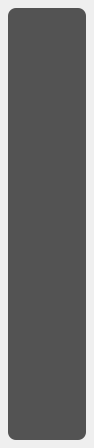
<?xml version="1.0" encoding="UTF-8"?>
<ui version="4.0">
 <class>OPainterToolBox</class>
 <widget class="QWidget" name="OPainterToolBox">
  <property name="geometry">
   <rect>
    <x>0</x>
    <y>0</y>
    <width>94</width>
    <height>448</height>
   </rect>
  </property>
  <property name="sizePolicy">
   <sizepolicy hsizetype="Preferred" vsizetype="Preferred">
    <horstretch>0</horstretch>
    <verstretch>0</verstretch>
   </sizepolicy>
  </property>
  <property name="windowTitle">
   <string>Form</string>
  </property>
  <property name="autoFillBackground">
   <bool>false</bool>
  </property>
  <property name="styleSheet">
   <string notr="true">QToolButton {
	background-color: transparent;
	background-image:url(:/res/icon/toolbox/toolbox_move.png) ;
	background-repeat: no-repeat;
	background-position: center;
	border-radius: 4px;

}

QToolButton:hover, QToolButton:!hover:checked {
	background-color: #28292c;
	border:1px solid #7d7d7d;
}

QToolButton#toolbox_move {
	background-image:url(:/res/icon/toolbox/toolbox_move.png) ;
}

QToolButton#toolbox_pen {
	background-image:url(:/res/icon/toolbox/toolbox_pen.png) ;
}

QToolButton#toolbox_text {
	background-image:url(:/res/icon/toolbox/toolbox_text.png) ;
}

QToolButton#toolbox_delete {
	background-image:url(:/res/icon/toolbox/toolbox_delete.png) ;
}

QToolButton#toolbox_cutter {
	background-image:url(:/res/icon/toolbox/toolbox_cutter.png) ;
}

QToolButton#toolbox_cloud {
	background-image:url(:/res/icon/toolbox/toolbox_cloud.png) ;
}

QToolButton#toolbox_team {
	background-image:url(:/res/icon/toolbox/toolbox_team.png) ;
}

QFrame#barPanel {
	background: #424242 ;
}

QFrame#barPanel QToolButton#toolbox_pull {
	background-image:url(:/res/icon/toolbox/toolbox_pull.png) ;
}

QFrame#barPanel QToolButton#toolbox_pull:hover, QFrame#barPanel QToolButton#toolbox_pull:checked {
	border:none;
	background-color:none;
}</string>
  </property>
  <layout class="QGridLayout" name="gridLayout_2">
   <property name="leftMargin">
    <number>8</number>
   </property>
   <property name="topMargin">
    <number>8</number>
   </property>
   <property name="rightMargin">
    <number>8</number>
   </property>
   <property name="bottomMargin">
    <number>8</number>
   </property>
   <property name="spacing">
    <number>0</number>
   </property>
   <item row="0" column="0">
    <widget class="QWidget" name="tool_panel" native="true">
     <property name="enabled">
      <bool>true</bool>
     </property>
     <property name="sizePolicy">
      <sizepolicy hsizetype="Preferred" vsizetype="Preferred">
       <horstretch>0</horstretch>
       <verstretch>0</verstretch>
      </sizepolicy>
     </property>
     <property name="autoFillBackground">
      <bool>false</bool>
     </property>
     <property name="styleSheet">
      <string notr="true">background-color: #535353;border-radius: 8px</string>
     </property>
     <layout class="QGridLayout" name="gridLayout_4">
      <property name="leftMargin">
       <number>0</number>
      </property>
      <property name="topMargin">
       <number>0</number>
      </property>
      <property name="rightMargin">
       <number>0</number>
      </property>
      <property name="bottomMargin">
       <number>0</number>
      </property>
      <property name="horizontalSpacing">
       <number>0</number>
      </property>
      <item row="0" column="0">
       <widget class="QWidget" name="bar_widget" native="true">
        <property name="minimumSize">
         <size>
          <width>0</width>
          <height>28</height>
         </size>
        </property>
        <property name="maximumSize">
         <size>
          <width>16777215</width>
          <height>28</height>
         </size>
        </property>
        <property name="autoFillBackground">
         <bool>false</bool>
        </property>
        <property name="styleSheet">
         <string notr="true">

	background-color: transparent;
	background-image:url(:/res/icon/toolbox/toolbox_pull.png);
	background-repeat: no-repeat;
	background-position: center;
	border-radius: 4px;</string>
        </property>
       </widget>
      </item>
      <item row="1" column="0">
       <widget class="QWidget" name="tool_widget" native="true">
        <property name="sizePolicy">
         <sizepolicy hsizetype="Fixed" vsizetype="Fixed">
          <horstretch>0</horstretch>
          <verstretch>0</verstretch>
         </sizepolicy>
        </property>
        <property name="layoutDirection">
         <enum>Qt::LeftToRight</enum>
        </property>
        <property name="autoFillBackground">
         <bool>false</bool>
        </property>
        <property name="styleSheet">
         <string notr="true">QToolButton {
	background-color: transparent;
	background-image:url(:/res/icon/toolbox/toolbox_move.png) ;
	background-repeat: no-repeat;
	background-position: center;
	border-radius: 4px;
}

QToolButton#toolbox_move {
	background-image:url(:/res/icon/toolbox/toolbox_move.png) ;
}

QToolButton#toolbox_pen {
	background-image:url(:/res/icon/toolbox/toolbox_pen.png) ;
}

QToolButton#toolbox_text {
	background-image:url(:/res/icon/toolbox/toolbox_text.png) ;
}

QToolButton#toolbox_delete {
	background-image:url(:/res/icon/toolbox/toolbox_delete.png) ;
}

QToolButton#toolbox_cutter {
	background-image:url(:/res/icon/toolbox/toolbox_cutter.png) ;
}

QToolButton#toolbox_cloud {
	background-image:url(:/res/icon/toolbox/toolbox_cloud.png) ;
}

QToolButton#toolbox_team {
	background-image:url(:/res/icon/toolbox/toolbox_team.png) ;
}

QFrame#barPanel {
	background: #424242 ;
}

QFrame#barPanel QToolButton#toolbox_pull {
	background-image:url(:/res/icon/toolbox/toolbox_pull.png) ;
}

QFrame#barPanel QToolButton#toolbox_pull:hover, QFrame#barPanel QToolButton#toolbox_pull:checked {
	border:none;
	background-color:none;
}</string>
        </property>
        <layout class="QGridLayout" name="gridLayout_3">
         <property name="sizeConstraint">
          <enum>QLayout::SetDefaultConstraint</enum>
         </property>
         <property name="leftMargin">
          <number>0</number>
         </property>
         <property name="topMargin">
          <number>0</number>
         </property>
         <property name="rightMargin">
          <number>0</number>
         </property>
         <property name="bottomMargin">
          <number>0</number>
         </property>
         <property name="horizontalSpacing">
          <number>0</number>
         </property>
         <item row="0" column="0">
          <widget class="QToolButton" name="toolbox_move">
           <property name="minimumSize">
            <size>
             <width>40</width>
             <height>40</height>
            </size>
           </property>
           <property name="maximumSize">
            <size>
             <width>40</width>
             <height>40</height>
            </size>
           </property>
           <property name="text">
            <string/>
           </property>
           <property name="checkable">
            <bool>true</bool>
           </property>
           <property name="checked">
            <bool>false</bool>
           </property>
          </widget>
         </item>
         <item row="1" column="0">
          <widget class="QToolButton" name="toolbox_text">
           <property name="minimumSize">
            <size>
             <width>40</width>
             <height>40</height>
            </size>
           </property>
           <property name="maximumSize">
            <size>
             <width>40</width>
             <height>40</height>
            </size>
           </property>
           <property name="text">
            <string/>
           </property>
           <property name="checkable">
            <bool>true</bool>
           </property>
          </widget>
         </item>
         <item row="2" column="0">
          <widget class="QToolButton" name="toolbox_pen">
           <property name="minimumSize">
            <size>
             <width>40</width>
             <height>40</height>
            </size>
           </property>
           <property name="maximumSize">
            <size>
             <width>40</width>
             <height>40</height>
            </size>
           </property>
           <property name="text">
            <string/>
           </property>
           <property name="checkable">
            <bool>true</bool>
           </property>
          </widget>
         </item>
         <item row="3" column="0">
          <widget class="QToolButton" name="toolbox_delete">
           <property name="minimumSize">
            <size>
             <width>40</width>
             <height>40</height>
            </size>
           </property>
           <property name="maximumSize">
            <size>
             <width>40</width>
             <height>40</height>
            </size>
           </property>
           <property name="text">
            <string/>
           </property>
           <property name="checkable">
            <bool>false</bool>
           </property>
          </widget>
         </item>
         <item row="4" column="0">
          <widget class="QToolButton" name="toolbox_cutter">
           <property name="minimumSize">
            <size>
             <width>40</width>
             <height>40</height>
            </size>
           </property>
           <property name="maximumSize">
            <size>
             <width>40</width>
             <height>40</height>
            </size>
           </property>
           <property name="text">
            <string/>
           </property>
           <property name="checkable">
            <bool>true</bool>
           </property>
          </widget>
         </item>
         <item row="5" column="0">
          <widget class="QToolButton" name="toolbox_team">
           <property name="minimumSize">
            <size>
             <width>40</width>
             <height>40</height>
            </size>
           </property>
           <property name="maximumSize">
            <size>
             <width>40</width>
             <height>40</height>
            </size>
           </property>
           <property name="text">
            <string/>
           </property>
          </widget>
         </item>
         <item row="6" column="0">
          <widget class="QToolButton" name="toolbox_cloud">
           <property name="minimumSize">
            <size>
             <width>40</width>
             <height>40</height>
            </size>
           </property>
           <property name="maximumSize">
            <size>
             <width>40</width>
             <height>40</height>
            </size>
           </property>
           <property name="text">
            <string/>
           </property>
           <property name="checkable">
            <bool>true</bool>
           </property>
          </widget>
         </item>
         <item row="7" column="0">
          <spacer name="verticalSpacer">
           <property name="orientation">
            <enum>Qt::Vertical</enum>
           </property>
           <property name="sizeHint" stdset="0">
            <size>
             <width>20</width>
             <height>40</height>
            </size>
           </property>
          </spacer>
         </item>
        </layout>
       </widget>
      </item>
     </layout>
    </widget>
   </item>
  </layout>
 </widget>
 <resources>
  <include location="painter.qrc"/>
 </resources>
 <connections/>
</ui>
